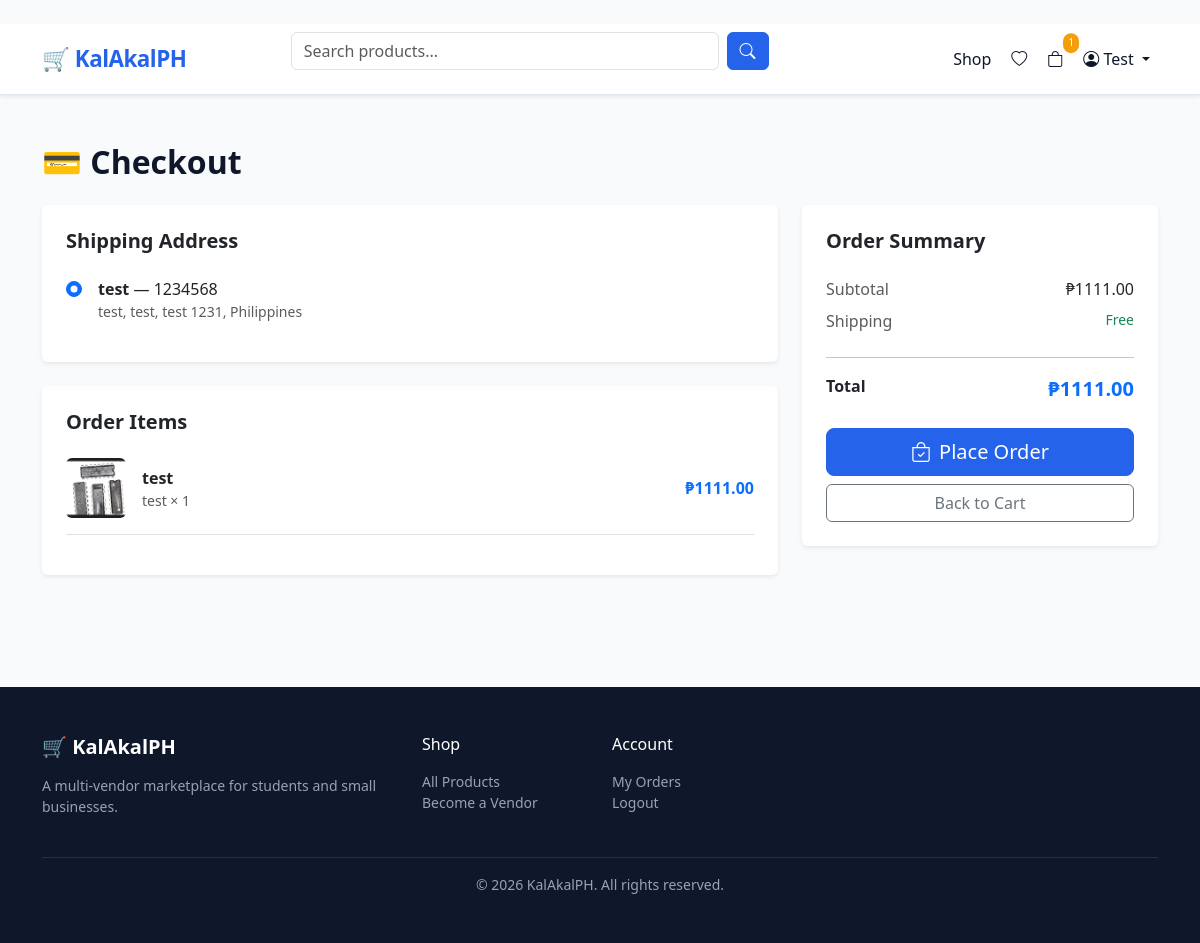
Screenshot of /orders/checkout/ (signed in) with the database file from the repository.
### apps/users/models.py (models this page shows, shortened)
class User(AbstractUser):
    BUYER = 'buyer'
    VENDOR = 'vendor'
    ROLE_CHOICES = [(BUYER, 'Buyer'), (VENDOR, 'Vendor')]
    email = models.EmailField(unique=True)
    role = models.CharField(max_length=10, choices=ROLE_CHOICES, default=BUYER)
    avatar = models.ImageField(upload_to='avatars/', blank=True, null=True)
    bio = models.TextField(blank=True)
    phone = models.CharField(max_length=20, blank=True)
    is_verified = models.BooleanField(default=False)
    date_joined = models.DateTimeField(auto_now_add=True)
    USERNAME_FIELD = 'email'
    REQUIRED_FIELDS = ['username']
    @property
    def is_vendor(self):
        return self.role == self.VENDOR

class Address(models.Model):
    user = models.ForeignKey(User, on_delete=models.CASCADE, related_name='addresses')
    label = models.CharField(max_length=50, default='Home')
    full_name = models.CharField(max_length=100)
    phone = models.CharField(max_length=20)
    street = models.CharField(max_length=255)
    city = models.CharField(max_length=100)
    province = models.CharField(max_length=100)
    postal_code = models.CharField(max_length=20)
    country = models.CharField(max_length=100, default='Philippines')
    is_default = models.BooleanField(default=False)
    class Meta:
        verbose_name_plural = 'Addresses'

### apps/orders/models.py (models this page shows, shortened)
class CartItem(models.Model):
    cart = models.ForeignKey(Cart, on_delete=models.CASCADE, related_name='items')
    product = models.ForeignKey('products.Product', on_delete=models.CASCADE)
    variant = models.ForeignKey('products.ProductVariant', on_delete=models.SET_NULL, null=True, blank=True)
    quantity = models.PositiveIntegerField(default=1)
    added_at = models.DateTimeField(auto_now_add=True)
    @property
    def subtotal(self):
        price = self.variant.effective_price if self.variant else self.product.price
        return price * self.quantity

class Cart(models.Model):
    user = models.OneToOneField(settings.AUTH_USER_MODEL, on_delete=models.CASCADE, null=True, blank=True, related_name='cart')
    session_key = models.CharField(max_length=100, blank=True)
    created_at = models.DateTimeField(auto_now_add=True)
    updated_at = models.DateTimeField(auto_now=True)
    @property
    def item_count(self):
        return self.items.aggregate(total=models.Sum('quantity'))['total'] or 0
    @property
    def total(self):
        return sum(item.subtotal for item in self.items.all())

### apps/products/models.py (models this page shows, shortened)
class ProductImage(models.Model):
    product = models.ForeignKey(Product, on_delete=models.CASCADE, related_name='images')
    image = models.ImageField(upload_to='products/')
    alt_text = models.CharField(max_length=255, blank=True)
    is_primary = models.BooleanField(default=False)
    order = models.PositiveIntegerField(default=0)
    class Meta:
        ordering = ['order']

class Product(models.Model):
    DRAFT = 'draft'
    ACTIVE = 'active'
    PAUSED = 'paused'
    SOLD_OUT = 'sold_out'
    STATUS_CHOICES = [
        (DRAFT, 'Draft'), (ACTIVE, 'Active'),
        (PAUSED, 'Paused'), (SOLD_OUT, 'Sold Out'),
    ]
    PHYSICAL = 'physical'
    DIGITAL = 'digital'
    SERVICE = 'service'
    TYPE_CHOICES = [
        (PHYSICAL, 'Physical'), (DIGITAL, 'Digital'), (SERVICE, 'Service'),
    ]
    store = models.ForeignKey('vendors.Store', on_delete=models.CASCADE, related_name='products')
    category = models.ForeignKey(Category, on_delete=models.SET_NULL, null=True, related_name='products')
    name = models.CharField(max_length=255)
    slug = models.SlugField(unique=True, blank=True)
    description = models.TextField()
    product_type = models.CharField(max_length=10, choices=TYPE_CHOICES, default=PHYSICAL)
    status = models.CharField(max_length=10, choices=STATUS_CHOICES, default=DRAFT)
    price = models.DecimalField(max_digits=10, decimal_places=2)
    compare_at_price = models.DecimalField(max_digits=10, decimal_places=2, null=True, blank=True)
    cost_per_item = models.DecimalField(max_digits=10, decimal_places=2, null=True, blank=True)
    sku = models.CharField(max_length=100, blank=True)
    stock = models.PositiveIntegerField(default=0)
    track_inventory = models.BooleanField(default=True)
    weight = models.DecimalField(max_digits=6, decimal_places=2, null=True, blank=True)
    digital_file = models.FileField(upload_to='digital_products/', blank=True, null=True)
    tags = TaggableManager(blank=True)
    meta_title = models.CharField(max_length=255, blank=True)
    meta_description = models.TextField(blank=True)
    views = models.PositiveIntegerField(default=0)
    sales_count = models.PositiveIntegerField(default=0)
    rating = models.DecimalField(max_digits=3, decimal_places=2, default=0)
    review_count = models.PositiveIntegerField(default=0)
    is_featured = models.BooleanField(default=False)
    created_at = models.DateTimeField(auto_now_add=True)
    updated_at = models.DateTimeField(auto_now=True)
    class Meta:
        ordering = ['-created_at']

### apps/vendors/models.py (models this page shows, shortened)
class Store(models.Model):
    PENDING = 'pending'
    APPROVED = 'approved'
    REJECTED = 'rejected'
    SUSPENDED = 'suspended'
    STATUS_CHOICES = [
        (PENDING, 'Pending'), (APPROVED, 'Approved'),
        (REJECTED, 'Rejected'), (SUSPENDED, 'Suspended'),
    ]
    owner = models.OneToOneField(settings.AUTH_USER_MODEL, on_delete=models.CASCADE, related_name='store')
    name = models.CharField(max_length=255)
    slug = models.SlugField(unique=True, blank=True)
    description = models.TextField(blank=True)
    logo = models.ImageField(upload_to='store_logos/', blank=True, null=True)
    banner = models.ImageField(upload_to='store_banners/', blank=True, null=True)
    status = models.CharField(max_length=10, choices=STATUS_CHOICES, default=PENDING)
    is_student = models.BooleanField(default=False)
    school = models.CharField(max_length=255, blank=True)
    rating = models.DecimalField(max_digits=3, decimal_places=2, default=0)
    total_sales = models.PositiveIntegerField(default=0)
    created_at = models.DateTimeField(auto_now_add=True)
    updated_at = models.DateTimeField(auto_now=True)

### apps/orders/views.py (the view)
# urls.py: path('checkout/', views.checkout, name='checkout'),
@login_required
def checkout(request):
    cart = _get_cart(request)
    if not cart or cart.items.count() == 0:
        return redirect('orders:cart')
    addresses = request.user.addresses.all()
    return render(request, 'orders/checkout.html', {'cart': cart, 'addresses': addresses})

### apps/orders/context_processors.py (called while the page is built)
def cart_context(request):
    cart_count = 0
    try:
        if request.user.is_authenticated:
            cart = Cart.objects.filter(user=request.user).first()
        else:
            session_key = request.session.session_key
            cart = Cart.objects.filter(session_key=session_key, user__isnull=True).first() if session_key else None
        if cart:
            cart_count = cart.item_count
    except Exception:
        pass
    return {'cart_count': cart_count}

### apps/orders/views.py (called while the page is built)
def _get_cart(request):
    if request.user.is_authenticated:
        cart, _ = Cart.objects.get_or_create(user=request.user)
    else:
        if not request.session.session_key:
            request.session.create()
        cart, _ = Cart.objects.get_or_create(session_key=request.session.session_key, user=None)
    return cart

### templates/orders/checkout.html (shortened to what this page needs)
﻿{% extends "base.html" %}
{% block content %}
<div class="container py-5">
  <h2 class="fw-bold mb-4">💳 Checkout</h2>
  <form method="post" action="{% url 'orders:place_order' %}">
    <div class="row g-4">
      <div class="col-lg-8">
        <div class="card border-0 shadow-sm p-4 mb-4">
          <h5 class="fw-bold mb-4">Shipping Address</h5>
          {% if addresses %}
            {% for address in addresses %}
            <div class="form-check mb-3">
              <input class="form-check-input" type="radio" name="address_id" id="addr{{ address.pk }}" value="{{ address.pk }}" {% if forloop.first %}checked{% endif %}>
              <label class="form-check-label ms-2" for="addr{{ address.pk }}">
                <strong>{{ address.full_name }}</strong> — {{ address.phone }}<br>
                <span class="text-muted small">{{ address.street }}, {{ address.city }}, {{ address.province }} {{ address.postal_code }}, {{ address.country }}</span>
              </label>
            </div>
            {% endfor %}
          {% else %}
            <div class="alert alert-warning">
              <i class="bi bi-exclamation-triangle me-2"></i>
              You have no saved addresses. Please <a href="{% url 'users:add_address' %}">add an address</a> first.
            </div>
          {% endif %}
        </div>
        <div class="card border-0 shadow-sm p-4">
          <h5 class="fw-bold mb-4">Order Items</h5>
          {% for item in cart.items.all %}
          <div class="d-flex align-items-center gap-3 mb-3 pb-3 border-bottom">
            {% with item.product.images.first as img %}
            {% if img %}
              <img src="{{ img.image.url }}" class="rounded" style="width:60px;height:60px;object-fit:cover;" alt="{{ item.product.name }}">
            {% else %}
              <div class="bg-light rounded d-flex align-items-center justify-content-center" style="width:60px;height:60px;font-size:1.5rem;">📦</div>
            {% endif %}
            {% endwith %}
            <div class="flex-grow-1">
              <p class="fw-semibold mb-0">{{ item.product.name }}</p>
              <p class="text-muted small mb-0">{{ item.product.store.name }} × {{ item.quantity }}</p>
            </div>
            <span class="fw-bold text-primary">₱{{ item.subtotal }}</span>
          </div>
          {% endfor %}
        </div>
      </div>
      <div class="col-lg-4">
        <div class="card border-0 shadow-sm p-4 sticky-top" style="top: 80px;">
          <h5 class="fw-bold mb-4">Order Summary</h5>
          <div class="d-flex justify-content-between mb-2">
            <span class="text-muted">Subtotal</span>
            <span>₱{{ cart.total }}</span>
          </div>
          <div class="d-flex justify-content-between mb-2">
            <span class="text-muted">Shipping</span>
            <span class="text-success small">Free</span>
          </div>
          <hr>
          <div class="d-flex justify-content-between mb-4">
            <span class="fw-bold">Total</span>
            <span class="fw-bold fs-5 text-primary">₱{{ cart.total }}</span>
          </div>
          {% if addresses %}
          <button type="submit" class="btn btn-primary btn-lg w-100">
            <i class="bi bi-bag-check me-2"></i>Place Order
          </button>
          {% else %}
          <button type="submit" class="btn btn-primary btn-lg w-100" disabled>
            <i class="bi bi-bag-check me-2"></i>Place Order
          </button>
          {% endif %}
          <a href="{% url 'orders:cart' %}" class="btn btn-outline-secondary w-100 mt-2">Back to Cart</a>
        </div>
      </div>
    </div>
  </form>
</div>
{% endblock %}

### templates/base.html (shortened to what this page needs)
﻿<!DOCTYPE html>
<html lang="en">
<head>
  <link href="https://cdn.jsdelivr.net/npm/bootstrap@5.3.3/dist/css/bootstrap.min.css" rel="stylesheet" />
  <link href="https://cdn.jsdelivr.net/npm/bootstrap-icons@1.11.3/font/bootstrap-icons.min.css" rel="stylesheet" />
</head>
<body>
<nav class="navbar navbar-expand-lg sticky-top shadow-sm">
  <div class="container">
    <a class="navbar-brand" href="/">&#128722; KalAkalPH</a>
    <div class="collapse navbar-collapse" id="navMain">
      <form class="d-flex mx-auto w-50" method="get" action="{% url 'products:list' %}">
        <input class="form-control me-2" type="search" name="q" placeholder="Search products..." value="{{ request.GET.q }}">
        <button class="btn btn-primary" type="submit"><i class="bi bi-search"></i></button>
      </form>
      <ul class="navbar-nav ms-auto align-items-center gap-1">
        <li class="nav-item">
          <a class="nav-link" href="{% url 'products:list' %}">Shop</a>
        </li>
        {% if user.is_authenticated %}
          <li class="nav-item">
            <a class="nav-link" href="{% url 'products:wishlist' %}"><i class="bi bi-heart"></i></a>
          </li>
          <li class="nav-item">
            <a class="nav-link position-relative" href="{% url 'orders:cart' %}">
              <i class="bi bi-bag"></i>
              {% if cart_count %}
                <span class="cart-badge position-absolute top-0 start-100 translate-middle">{{ cart_count }}</span>
              {% endif %}
            </a>
          </li>
          <li class="nav-item dropdown">
            <a class="nav-link dropdown-toggle" href="#" data-bs-toggle="dropdown">
              <i class="bi bi-person-circle"></i> {{ user.get_short_name|default:user.email }}
            </a>
          </li>
        {% endif %}
      </ul>
    </div>
  </div>
</nav>
<main>
  {% block content %}{% endblock %}
</main>
<footer class="py-5 mt-5">
  <div class="container">
    <div class="row g-4">
      <div class="col-md-4">
        <h5 class="text-white fw-bold mb-3">&#128722; KalAkalPH</h5>
        <p class="small">A multi-vendor marketplace for students and small businesses.</p>
      </div>
      <div class="col-md-2">
        <h6 class="text-white mb-3">Shop</h6>
        <ul class="list-unstyled small">
          <li><a href="{% url 'products:list' %}">All Products</a></li>
          <li><a href="{% url 'vendors:apply' %}">Become a Vendor</a></li>
        </ul>
      </div>
      <div class="col-md-2">
        <h6 class="text-white mb-3">Account</h6>
        <ul class="list-unstyled small">
          {% if user.is_authenticated %}
            <li><a href="{% url 'orders:order_list' %}">My Orders</a></li>
            <li><a href="{% url 'account_logout' %}">Logout</a></li>
          {% else %}
            <li><a href="{% url 'account_login' %}">Login</a></li>
            <li><a href="{% url 'account_signup' %}">Sign Up</a></li>
          {% endif %}
        </ul>
      </div>
    </div>
    <hr class="border-secondary mt-4">
    <p class="text-center small mb-0">&copy; {% now "Y" %} KalAkalPH. All rights reserved.</p>
  </div>
</footer>
</body>
</html>

### templates/base.html (style rules this page uses)
:root { --primary: #2563eb; --primary-dark: #1d4ed8; --accent: #f59e0b; --surface: #f8fafc; --text: #0f172a; --muted: #64748b; --border: #e2e8f0; }
body { background: var(--surface); color: var(--text); font-family: 'Segoe UI', system-ui, sans-serif; }
.navbar { background: #fff; border-bottom: 1px solid var(--border); z-index: 1030; }
.navbar-brand { font-weight: 800; color: var(--primary) !important; font-size: 1.4rem; letter-spacing: -0.5px; }
.nav-link { color: var(--text) !important; font-weight: 500; }
.btn-primary { background: var(--primary); border-color: var(--primary); }
.cart-badge { background: var(--accent); color: #fff; font-size: 0.65rem; padding: 2px 5px; border-radius: 99px; }
footer { background: #0f172a; color: #94a3b8; }
footer a { color: #94a3b8; text-decoration: none; }

### rows the page displays
User: get_short_name "Test"
Address: full_name "test", phone "1234568", street "test", city "test", province "test", postal_code "1231", country "Philippines"
CartItem: product.images.first.image (picture), product.name "test", product.store.name "test", quantity "1", subtotal "1111.00"
Cart: total "1111.00"

### other values shown
{{ cart_count }} "1"
